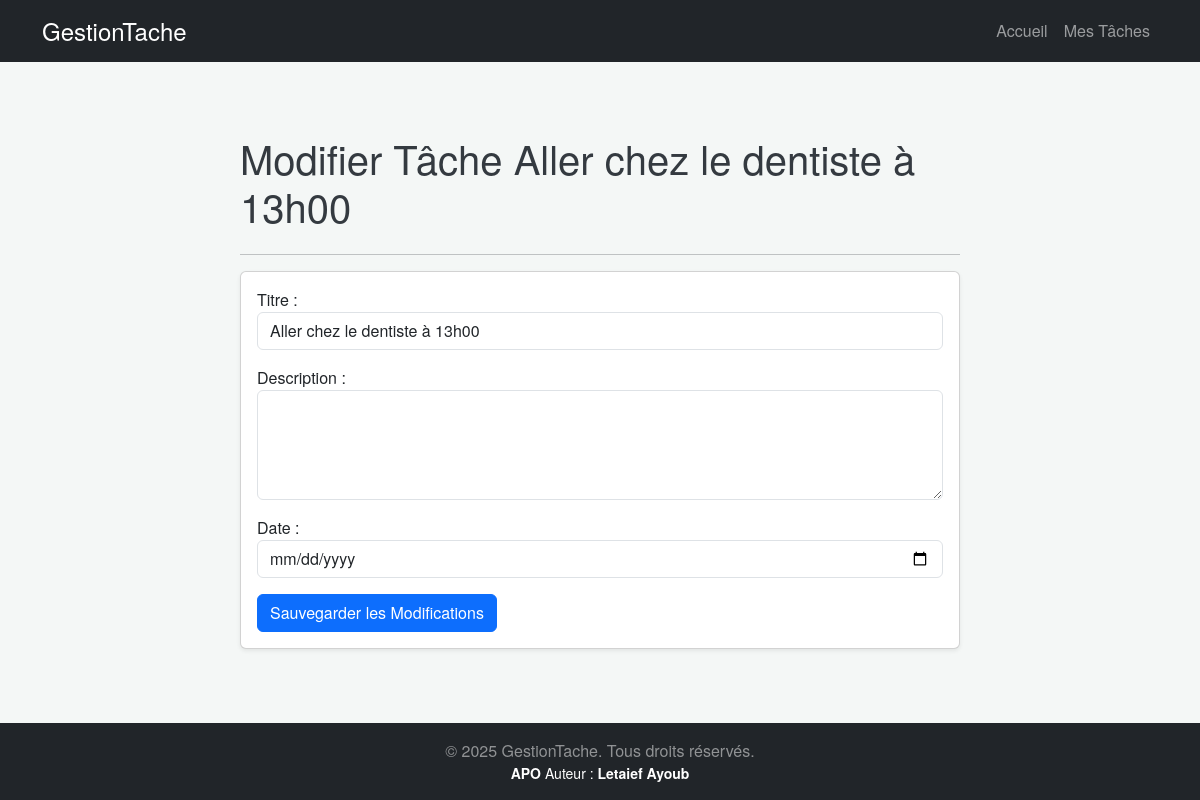
Page /modifier-tache/90/ (signed in) on the committed database.
### taches/models.py (models this page shows, shortened)
class Tache(models.Model):
    user = models.ForeignKey(User, on_delete=models.CASCADE, null=True, blank=True)
    titre = models.CharField(max_length=200)
    description = models.TextField(blank=True, null=True) # Description facultative
    date_creation = models.DateTimeField(default=timezone.now)
    date_due = models.DateTimeField(blank=True, null=True) # Date limite facultative
    statut_en_cours = models.BooleanField(default=True)

### taches/views.py (the view)
# urls.py: path('modifier-tache/<int:pk>/', views.tache_update, name='tache_modifier'),
@login_required
def tache_update(request, pk):
    tache = get_object_or_404(Tache, pk=pk, user=request.user)
    form = TacheForm(request.POST or None, instance=tache)
    if form.is_valid():
        form.save()
        return redirect('tache')
    return render(request, 'taches/tache_creation.html', {'form': form, 'tache': tache})

### taches/forms.py
class TacheForm(ModelForm):
    class Meta:
        model = Tache
        fields = ('titre', 'description', 'date_due')
        labels = {'titre' : 'Titre','description':'Description','date_due': 'Date', }
        widgets = {
            'titre': forms.TextInput(attrs={'class': 'form-control'}),
            'description': forms.Textarea(attrs={'class': 'form-control', 'rows': 4}),
            'date_due': forms.DateInput(attrs={'class': 'form-control', 'type': 'date'}),
        }

### taches/templates/taches/tache_creation.html (shortened to what this page needs)
{% extends 'base.html' %}
{% load static %}
{% block content %}
    <div class="container mt-5">
        <div class="row justify-content-center">
            <div class="col-md-8">
                <h1 class="mb-4">
                    {% if tache %}
                        Modifier Tâche {{ tache.titre }}
                    {% else %}
                        Créer une Nouvelle Tâche
                    {% endif %}
                </h1>
                <hr>
                <div class="card shadow-sm">
                    <div class="card-body">
                        <form method="post">
                            {% for field in form %}
                                <div class="mb-3">
                                    {{ field.label_tag }}
                                    {{ field }}
                                </div>
                            {% endfor %}
                            <button type="submit"
                                    class="btn btn-primary me-2"
                                    onclick="return confirm('Voulez-vous confirmer l\'enregistrement de cette tâche ?');">
                                {% if tache %}Sauvegarder les Modifications{% else %}Enregistrer la Tâche{% endif %}
                            </button>
                        </form>
                    </div>
                </div>
            </div>
        </div>
    </div>
{% endblock content %}

### static/css/taches.css (style rules this page uses)
body { font-family: 'Helvetica Neue', Arial, sans-serif; background-color: #f4f7f6; }
h1 { font-weight: 300; margin-bottom: 25px; color: #343a40; }

### rows in the picture
Tache: titre "Aller chez le dentiste à 13h00", form "Aller chez le dentiste à 13h00"

### other values in the picture
{{ field.label_tag }} "Titre :" "Description :" "Date :"
